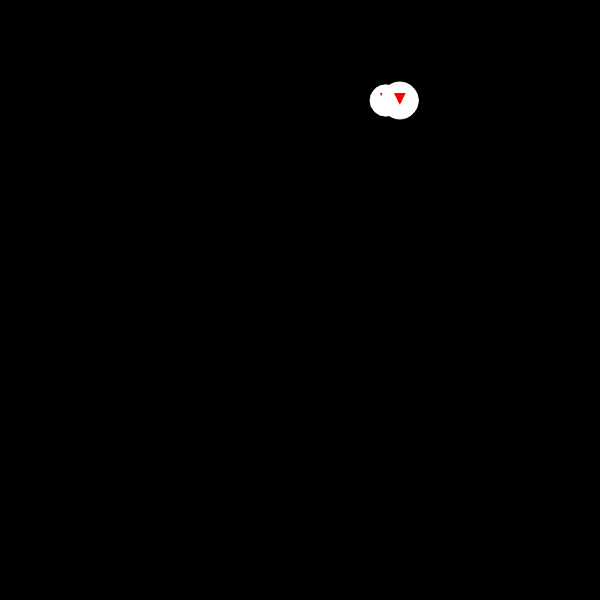
Frame 1 (no input)
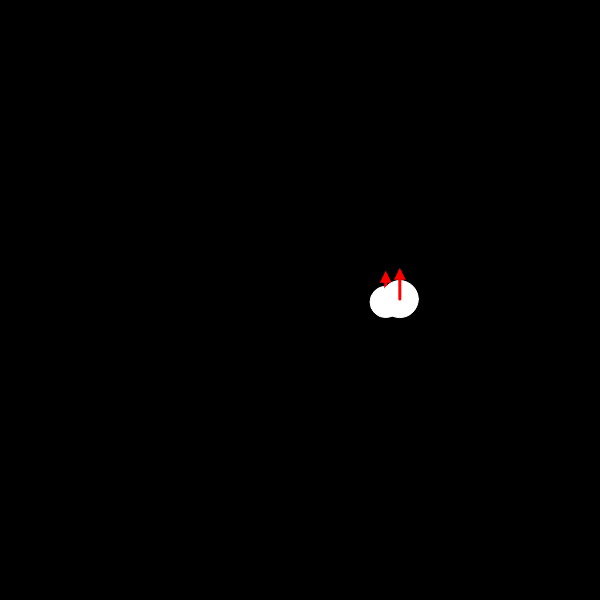
Frame 60 (no input)
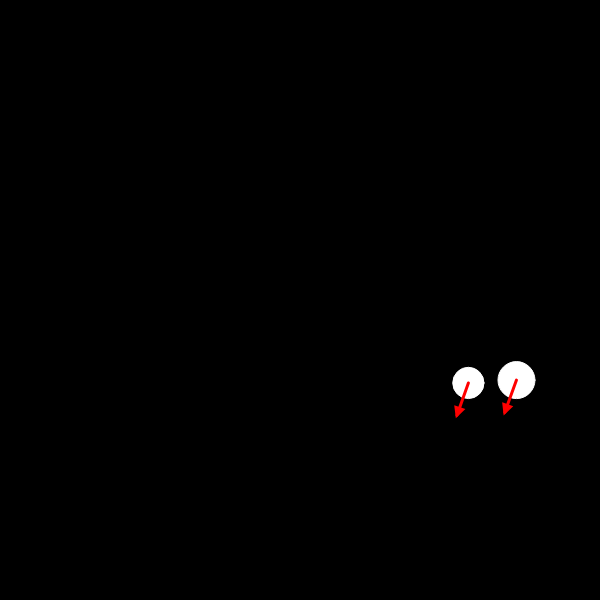
Frame 120 (the mouse pressed at the canvas centre since frame 60)

The p5.js sketch that drew these frames (run headless with seeded random() and noise() and a simulated clock; from frame 60 on, the mouse is pressed at the canvas centre):

// p5.js sketch
// ── sketch.js
var movers = [];
let mu = 0.1 // coefficient of friction

function setup() {
	createCanvas(600, 600);

	for (let i = 0; i < 2; i++) {
		movers.push(new Mover(random(100, width-100), 100, random(1, 8)));
	}

}

function draw() {
	background(0);

	let gravity = createVector(0, 0.5);
	let wind = createVector(0.5, 0);


	for (mover of movers) {
		// More accurately than
		// mover.applyForce(gravity);
		// mover2.applyForce(gravity);
		//
		// The weight (gravitaional acceleration) is scaled according to its mass
		// bigger the mass => bigger the force
		// smaller the mass => smaller the force
		let weight = p5.Vector.mult(gravity, mover.mass);
		mover.applyForce(weight);


		// Apply wind force
		if (mouseIsPressed) {
			mover.applyForce(wind);
		}

		// Apply friction
		mover.applyFriction();


		mover.update();
		mover.edges();
		mover.show();

	}
}

function drawArrow(base, vec, myColor) {
  push();
  stroke(myColor);
  strokeWeight(3);
  fill(myColor);
  translate(base.x, base.y);
  line(0, 0, vec.x * 2, vec.y * 2);
  rotate(vec.heading());
  let arrowSize = 7;
  translate(vec.mag() * 2 - arrowSize, 0);
  triangle(0, arrowSize / 2, 0, -arrowSize / 2, arrowSize, 0);
  pop();
}

// ── mover.js
class Mover {

	constructor(x, y, m) {
		this.pos = createVector(x, y);
		this.vel = createVector(0, 0);
		this.acc = createVector(0, 0);

		this.mass = m;
		this.r 		= sqrt(this.mass) * 10; // map area to mass
	}

	update() {
		this.vel.add(this.acc);
		this.pos.add(this.vel);
		this.acc.set(0, 0);
	}

	applyFriction() {

		// Apply only if it touches the ground
		let diff = height - (this.pos.y + this.r);
		if (diff < 1) {

			// You can also you this little hack
			// this.vel.mult(0.95);
			// which will reduce the vel by 5%
			// However, this approach will not take
			// into account the mass of the obj

			// Determine the direction 
			let friction = this.vel.copy();
			friction.normalize();
			friction.mult(-1);
			// OR let friction = this.vel.copy().normalize().mult(-1);

			// Determine the magnitude
			let normal = this.mass
			friction.setMag(mu * normal);
			this.applyForce(friction);
		}
	}

	applyForce(force) {
		// If you use force.div(this.mass); instead
		// it will change the force in the wider ctx
		// not only the object.So use a static func
		// A = F / M
		let f = p5.Vector.div(force, this.mass) 
		this.acc.add(f); 												
		// this.acc.add(force) // A = F
	}

	show() {
		stroke(255);
		ellipse(this.pos.x, this.pos.y, this.r * 2);
		drawArrow(mover.pos, mover.vel, 'red');
	}

	edges() {
    if (this.pos.y >= height - this.r) {
      this.pos.y = height - this.r;
      this.vel.y *= -1;
    }

    if (this.pos.x >= width - this.r) {
      this.pos.x = width - this.r;
      this.vel.x *= -1;
    } else if (this.pos.x <= this.r) {
      this.pos.x = this.r;
      this.vel.x *= -1;
    }
  }
}
